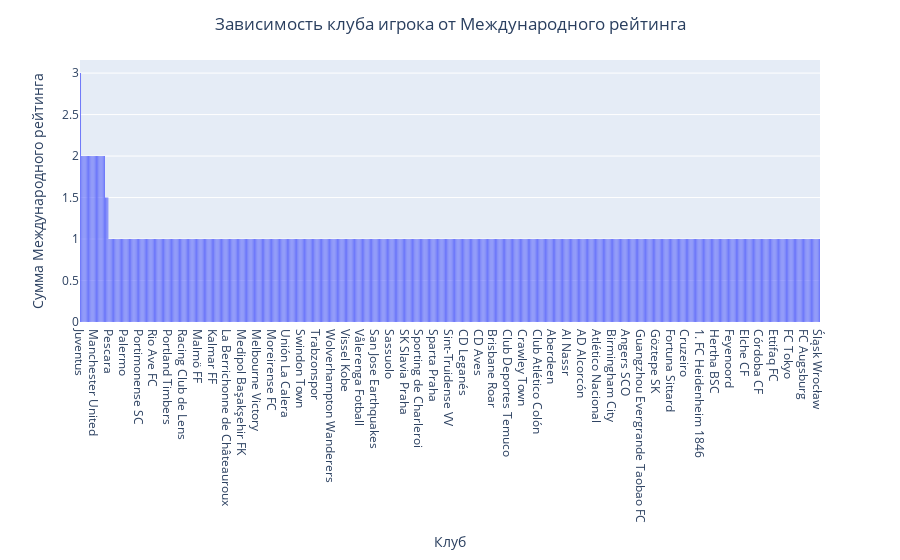

The cell this chart's notebook holds for it:
### Code cell
fig_rep_fb = px.histogram(df_club,
                          x="Club",
                          y='International Reputation')

fig_rep_fb.update_layout(
    title="Зависимость клуба игрока от Международного рейтинга",
    title_x = 0.5,
    xaxis_title="Клуб",
    yaxis_title="Сумма Международного рейтинга")

fig_rep_fb.show()

### Figure 1 — Plotly figure (JSON) as saved in the notebook; plotly's stock layout.template omitted (floating-point values rounded to 4 significant figures; data arrays with more than 128 entries replaced by an {"elided": "..."} marker saying what was removed)
{"data": [{"alignmentgroup": "True", "bingroup": "x", "histfunc": "sum", "hovertemplate": "Club=%{x}<br>sum of International Reputation=%{y}<extra></extra>", "legendgroup": "", "marker": {"color": "#636efa", "pattern": {"shape": ""}}, "name": "", "offsetgroup": "", "orientation": "v", "showlegend": false, "type": "histogram", "x": {"elided": "651 str values"}, "xaxis": "x", "y": {"elided": "651 float values"}, "yaxis": "y"}], "layout": {"barmode": "relative", "legend": {"tracegroupgap": 0}, "margin": {"t": 60}, "title": {"text": "Зависимость клуба игрока от Международного рейтинга", "x": 0.5}, "xaxis": {"anchor": "y", "domain": [0, 1], "title": {"text": "Клуб"}}, "yaxis": {"anchor": "x", "domain": [0, 1], "title": {"text": "Сумма Международного рейтинга"}}}}
